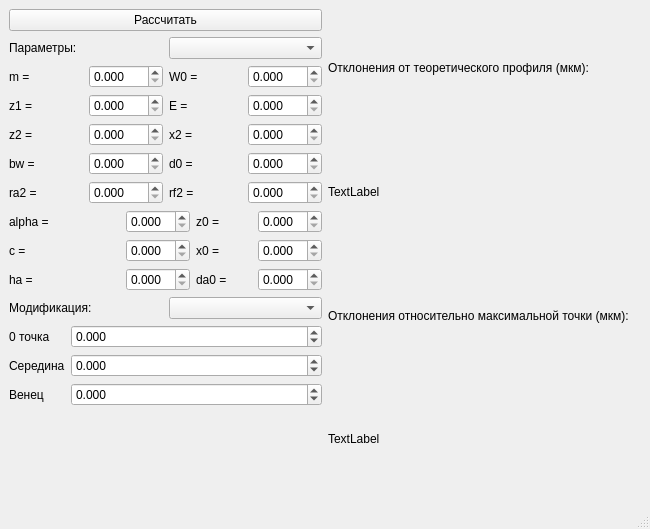
<?xml version="1.0" encoding="UTF-8"?>
<ui version="4.0">
 <class>Profile</class>
 <widget class="QMainWindow" name="Profile">
  <property name="geometry">
   <rect>
    <x>0</x>
    <y>0</y>
    <width>650</width>
    <height>529</height>
   </rect>
  </property>
  <property name="windowTitle">
   <string>MainWindow</string>
  </property>
  <widget class="QWidget" name="centralwidget">
   <layout class="QHBoxLayout" name="horizontalLayout_3">
    <item>
     <layout class="QVBoxLayout" name="verticalLayout">
      <item>
       <widget class="QPushButton" name="pushButton">
        <property name="text">
         <string>Рассчитать</string>
        </property>
       </widget>
      </item>
      <item>
       <layout class="QHBoxLayout" name="horizontalLayout">
        <item>
         <widget class="QLabel" name="label_17">
          <property name="text">
           <string>Параметры:</string>
          </property>
         </widget>
        </item>
        <item>
         <widget class="QComboBox" name="cboParameters"/>
        </item>
       </layout>
      </item>
      <item>
       <layout class="QGridLayout" name="gridLayout">
        <item row="0" column="0">
         <widget class="QLabel" name="label">
          <property name="text">
           <string>m =</string>
          </property>
         </widget>
        </item>
        <item row="0" column="1">
         <widget class="QDoubleSpinBox" name="spinM">
          <property name="decimals">
           <number>3</number>
          </property>
          <property name="singleStep">
           <double>0.100000000000000</double>
          </property>
         </widget>
        </item>
        <item row="0" column="2">
         <widget class="QLabel" name="label_6">
          <property name="text">
           <string>W0 =</string>
          </property>
         </widget>
        </item>
        <item row="0" column="3">
         <widget class="QDoubleSpinBox" name="spinW0">
          <property name="decimals">
           <number>3</number>
          </property>
          <property name="singleStep">
           <double>0.100000000000000</double>
          </property>
         </widget>
        </item>
        <item row="1" column="0">
         <widget class="QLabel" name="label_2">
          <property name="text">
           <string>z1 =</string>
          </property>
         </widget>
        </item>
        <item row="1" column="1">
         <widget class="QDoubleSpinBox" name="spinZ1">
          <property name="decimals">
           <number>3</number>
          </property>
         </widget>
        </item>
        <item row="1" column="2">
         <widget class="QLabel" name="label_7">
          <property name="text">
           <string>E =</string>
          </property>
         </widget>
        </item>
        <item row="1" column="3">
         <widget class="QDoubleSpinBox" name="spinE">
          <property name="decimals">
           <number>3</number>
          </property>
          <property name="singleStep">
           <double>0.100000000000000</double>
          </property>
         </widget>
        </item>
        <item row="2" column="0">
         <widget class="QLabel" name="label_3">
          <property name="text">
           <string>z2 =</string>
          </property>
         </widget>
        </item>
        <item row="2" column="1">
         <widget class="QDoubleSpinBox" name="spinZ2">
          <property name="decimals">
           <number>3</number>
          </property>
          <property name="singleStep">
           <double>0.100000000000000</double>
          </property>
         </widget>
        </item>
        <item row="2" column="2">
         <widget class="QLabel" name="label_8">
          <property name="text">
           <string>x2 =</string>
          </property>
         </widget>
        </item>
        <item row="2" column="3">
         <widget class="QDoubleSpinBox" name="spinX2">
          <property name="decimals">
           <number>3</number>
          </property>
          <property name="singleStep">
           <double>0.100000000000000</double>
          </property>
         </widget>
        </item>
        <item row="3" column="0">
         <widget class="QLabel" name="label_4">
          <property name="text">
           <string>bw =</string>
          </property>
         </widget>
        </item>
        <item row="3" column="1">
         <widget class="QDoubleSpinBox" name="spinBw">
          <property name="decimals">
           <number>3</number>
          </property>
          <property name="singleStep">
           <double>0.100000000000000</double>
          </property>
         </widget>
        </item>
        <item row="3" column="2">
         <widget class="QLabel" name="label_9">
          <property name="text">
           <string>d0 =</string>
          </property>
         </widget>
        </item>
        <item row="3" column="3">
         <widget class="QDoubleSpinBox" name="spinD0">
          <property name="decimals">
           <number>3</number>
          </property>
          <property name="singleStep">
           <double>0.100000000000000</double>
          </property>
         </widget>
        </item>
        <item row="4" column="0">
         <widget class="QLabel" name="label_5">
          <property name="text">
           <string>ra2 =</string>
          </property>
         </widget>
        </item>
        <item row="4" column="1">
         <widget class="QDoubleSpinBox" name="spinRa2">
          <property name="decimals">
           <number>3</number>
          </property>
          <property name="singleStep">
           <double>0.100000000000000</double>
          </property>
         </widget>
        </item>
        <item row="4" column="2">
         <widget class="QLabel" name="label_10">
          <property name="text">
           <string>rf2 =</string>
          </property>
         </widget>
        </item>
        <item row="4" column="3">
         <widget class="QDoubleSpinBox" name="spinRf2">
          <property name="decimals">
           <number>3</number>
          </property>
          <property name="singleStep">
           <double>0.100000000000000</double>
          </property>
         </widget>
        </item>
       </layout>
      </item>
      <item>
       <layout class="QGridLayout" name="gridLayout_2">
        <item row="0" column="0" colspan="2">
         <widget class="QLabel" name="label_11">
          <property name="text">
           <string>alpha =</string>
          </property>
         </widget>
        </item>
        <item row="0" column="2">
         <widget class="QDoubleSpinBox" name="spinAlpha">
          <property name="decimals">
           <number>3</number>
          </property>
         </widget>
        </item>
        <item row="0" column="3">
         <widget class="QLabel" name="label_14">
          <property name="text">
           <string>z0 =</string>
          </property>
         </widget>
        </item>
        <item row="0" column="4">
         <widget class="QDoubleSpinBox" name="spinZ0">
          <property name="decimals">
           <number>3</number>
          </property>
          <property name="singleStep">
           <double>0.100000000000000</double>
          </property>
         </widget>
        </item>
        <item row="1" column="3">
         <widget class="QLabel" name="label_15">
          <property name="text">
           <string>x0 =</string>
          </property>
         </widget>
        </item>
        <item row="1" column="4">
         <widget class="QDoubleSpinBox" name="spinX0">
          <property name="decimals">
           <number>3</number>
          </property>
          <property name="singleStep">
           <double>0.100000000000000</double>
          </property>
         </widget>
        </item>
        <item row="2" column="0" colspan="2">
         <widget class="QLabel" name="label_13">
          <property name="text">
           <string>ha =</string>
          </property>
         </widget>
        </item>
        <item row="2" column="2">
         <widget class="QDoubleSpinBox" name="spinHa">
          <property name="decimals">
           <number>3</number>
          </property>
          <property name="singleStep">
           <double>0.100000000000000</double>
          </property>
         </widget>
        </item>
        <item row="2" column="3">
         <widget class="QLabel" name="label_16">
          <property name="text">
           <string>da0 =</string>
          </property>
         </widget>
        </item>
        <item row="2" column="4">
         <widget class="QDoubleSpinBox" name="spinDa0">
          <property name="decimals">
           <number>3</number>
          </property>
          <property name="singleStep">
           <double>0.100000000000000</double>
          </property>
         </widget>
        </item>
        <item row="1" column="2">
         <widget class="QDoubleSpinBox" name="spinC">
          <property name="decimals">
           <number>3</number>
          </property>
          <property name="singleStep">
           <double>0.100000000000000</double>
          </property>
         </widget>
        </item>
        <item row="1" column="0" colspan="2">
         <widget class="QLabel" name="label_12">
          <property name="text">
           <string>c =</string>
          </property>
         </widget>
        </item>
       </layout>
      </item>
      <item>
       <layout class="QHBoxLayout" name="horizontalLayout_2">
        <item>
         <widget class="QLabel" name="label_18">
          <property name="text">
           <string>Модификация:</string>
          </property>
         </widget>
        </item>
        <item>
         <widget class="QComboBox" name="cboModification"/>
        </item>
       </layout>
      </item>
      <item>
       <layout class="QFormLayout" name="formLayout">
        <item row="0" column="0">
         <widget class="QLabel" name="label_19">
          <property name="text">
           <string>0 точка</string>
          </property>
         </widget>
        </item>
        <item row="0" column="1">
         <widget class="QDoubleSpinBox" name="spinMod0">
          <property name="decimals">
           <number>3</number>
          </property>
          <property name="minimum">
           <double>-0.100000000000000</double>
          </property>
          <property name="maximum">
           <double>0.100000000000000</double>
          </property>
          <property name="singleStep">
           <double>0.001000000000000</double>
          </property>
         </widget>
        </item>
        <item row="1" column="0">
         <widget class="QLabel" name="label_20">
          <property name="text">
           <string>Середина</string>
          </property>
         </widget>
        </item>
        <item row="1" column="1">
         <widget class="QDoubleSpinBox" name="spinModCenter">
          <property name="decimals">
           <number>3</number>
          </property>
          <property name="minimum">
           <double>-0.100000000000000</double>
          </property>
          <property name="maximum">
           <double>0.100000000000000</double>
          </property>
          <property name="singleStep">
           <double>0.001000000000000</double>
          </property>
         </widget>
        </item>
        <item row="2" column="0">
         <widget class="QLabel" name="label_21">
          <property name="text">
           <string>Венец</string>
          </property>
         </widget>
        </item>
        <item row="2" column="1">
         <widget class="QDoubleSpinBox" name="spinModBw">
          <property name="decimals">
           <number>3</number>
          </property>
          <property name="minimum">
           <double>-0.100000000000000</double>
          </property>
          <property name="maximum">
           <double>0.100000000000000</double>
          </property>
          <property name="singleStep">
           <double>0.001000000000000</double>
          </property>
         </widget>
        </item>
       </layout>
      </item>
     </layout>
    </item>
    <item>
     <layout class="QVBoxLayout" name="verticalLayout_3">
      <item>
       <widget class="QLabel" name="label_22">
        <property name="text">
         <string>Отклонения от теоретического профиля (мкм):</string>
        </property>
       </widget>
      </item>
      <item>
       <widget class="QLabel" name="label_24">
        <property name="text">
         <string>TextLabel</string>
        </property>
       </widget>
      </item>
      <item>
       <widget class="QLabel" name="label_23">
        <property name="text">
         <string>Отклонения относительно максимальной точки (мкм):</string>
        </property>
       </widget>
      </item>
      <item>
       <widget class="QLabel" name="label_25">
        <property name="text">
         <string>TextLabel</string>
        </property>
       </widget>
      </item>
     </layout>
    </item>
   </layout>
  </widget>
  <widget class="QMenuBar" name="menubar">
   <property name="geometry">
    <rect>
     <x>0</x>
     <y>0</y>
     <width>650</width>
     <height>23</height>
    </rect>
   </property>
  </widget>
  <widget class="QStatusBar" name="statusbar"/>
 </widget>
 <resources/>
 <connections/>
</ui>
